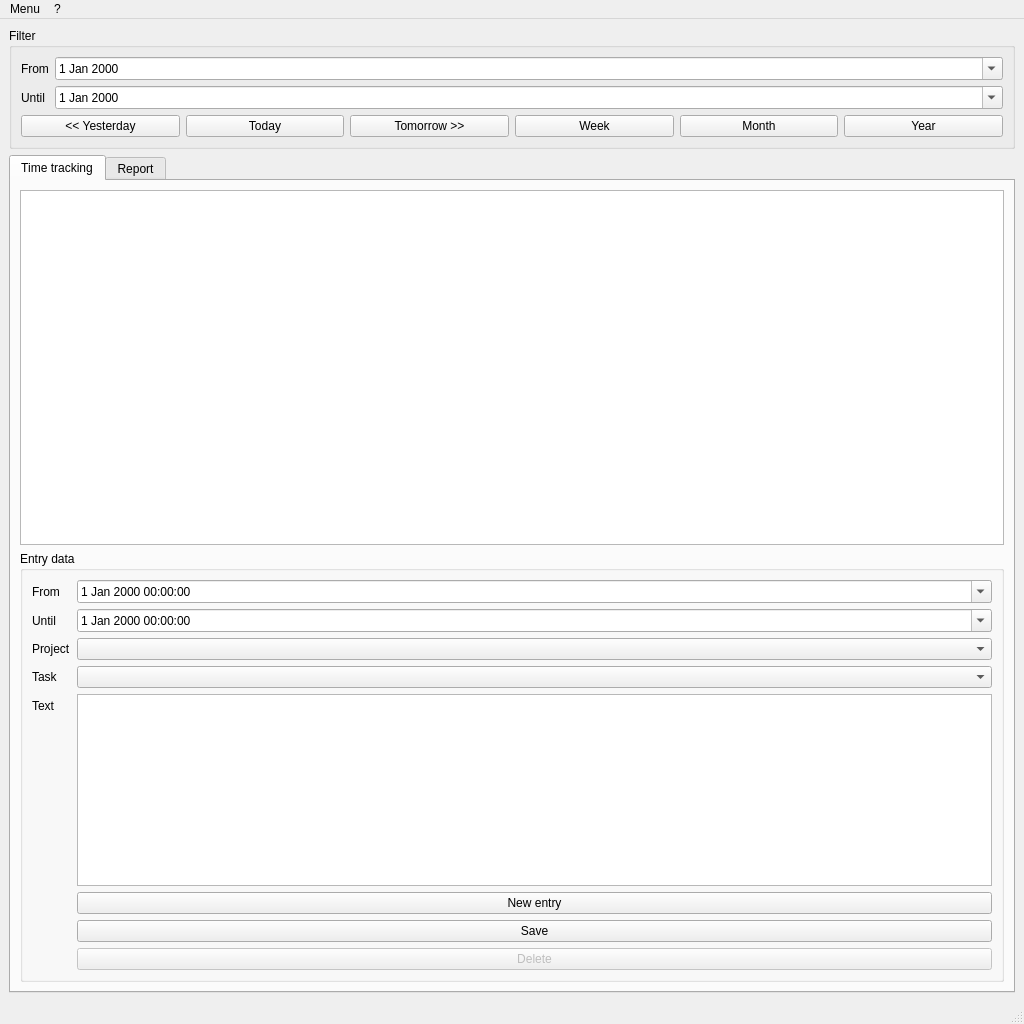
<?xml version="1.0" encoding="UTF-8"?>
<ui version="4.0">
 <class>MainWindow</class>
 <widget class="QMainWindow" name="MainWindow">
  <property name="geometry">
   <rect>
    <x>0</x>
    <y>0</y>
    <width>1024</width>
    <height>1024</height>
   </rect>
  </property>
  <property name="windowTitle">
   <string>TimeTracker</string>
  </property>
  <widget class="QWidget" name="centralwidget">
   <layout class="QVBoxLayout" name="verticalLayout">
    <item>
     <widget class="QGroupBox" name="grpFilter">
      <property name="title">
       <string>Filter</string>
      </property>
      <layout class="QHBoxLayout" name="horizontalLayout">
       <item>
        <layout class="QVBoxLayout" name="verticalLayout_3">
         <item>
          <layout class="QGridLayout" name="gridLayout"/>
         </item>
         <item>
          <layout class="QFormLayout" name="formLayout_2">
           <item row="0" column="0">
            <widget class="QLabel" name="label_6">
             <property name="text">
              <string>From</string>
             </property>
            </widget>
           </item>
           <item row="0" column="1">
            <widget class="QDateEdit" name="dtFilterStart">
             <property name="calendarPopup">
              <bool>true</bool>
             </property>
            </widget>
           </item>
           <item row="1" column="0">
            <widget class="QLabel" name="label_7">
             <property name="text">
              <string>Until</string>
             </property>
            </widget>
           </item>
           <item row="1" column="1">
            <widget class="QDateEdit" name="dtFilterEnd">
             <property name="calendarPopup">
              <bool>true</bool>
             </property>
            </widget>
           </item>
          </layout>
         </item>
         <item>
          <layout class="QHBoxLayout" name="horizontalLayout_2">
           <item>
            <widget class="QPushButton" name="btnFilterYesterday">
             <property name="text">
              <string>&lt;&lt; Yesterday</string>
             </property>
            </widget>
           </item>
           <item>
            <widget class="QPushButton" name="btnFilterToday">
             <property name="text">
              <string>Today</string>
             </property>
            </widget>
           </item>
           <item>
            <widget class="QPushButton" name="btnFilterTomorrow">
             <property name="text">
              <string>Tomorrow &gt;&gt;</string>
             </property>
            </widget>
           </item>
           <item>
            <widget class="QPushButton" name="btnFilterWeek">
             <property name="text">
              <string>Week</string>
             </property>
            </widget>
           </item>
           <item>
            <widget class="QPushButton" name="btnFilterMonth">
             <property name="text">
              <string>Month</string>
             </property>
            </widget>
           </item>
           <item>
            <widget class="QPushButton" name="btnFilterYear">
             <property name="text">
              <string>Year</string>
             </property>
            </widget>
           </item>
          </layout>
         </item>
        </layout>
       </item>
      </layout>
     </widget>
    </item>
    <item>
     <widget class="QTabWidget" name="tabMain">
      <property name="currentIndex">
       <number>0</number>
      </property>
      <property name="tabsClosable">
       <bool>false</bool>
      </property>
      <widget class="QWidget" name="tabEnterData">
       <attribute name="title">
        <string>Time tracking</string>
       </attribute>
       <layout class="QVBoxLayout" name="verticalLayout_2">
        <item>
         <widget class="QTableView" name="tblCurrentData">
          <property name="selectionMode">
           <enum>QAbstractItemView::SingleSelection</enum>
          </property>
          <property name="selectionBehavior">
           <enum>QAbstractItemView::SelectRows</enum>
          </property>
         </widget>
        </item>
        <item>
         <widget class="QGroupBox" name="grpData">
          <property name="title">
           <string>Entry data</string>
          </property>
          <layout class="QFormLayout" name="formLayout">
           <item row="0" column="0">
            <widget class="QLabel" name="label">
             <property name="text">
              <string>From</string>
             </property>
            </widget>
           </item>
           <item row="0" column="1">
            <widget class="QDateTimeEdit" name="dtFrom">
             <property name="calendarPopup">
              <bool>true</bool>
             </property>
            </widget>
           </item>
           <item row="1" column="0">
            <widget class="QLabel" name="label_2">
             <property name="text">
              <string>Until</string>
             </property>
            </widget>
           </item>
           <item row="2" column="0">
            <widget class="QLabel" name="label_3">
             <property name="text">
              <string>Project</string>
             </property>
            </widget>
           </item>
           <item row="2" column="1">
            <widget class="QComboBox" name="cboProject"/>
           </item>
           <item row="3" column="0">
            <widget class="QLabel" name="label_4">
             <property name="text">
              <string>Task</string>
             </property>
            </widget>
           </item>
           <item row="3" column="1">
            <widget class="QComboBox" name="cboTask"/>
           </item>
           <item row="4" column="0">
            <widget class="QLabel" name="label_5">
             <property name="text">
              <string>Text</string>
             </property>
            </widget>
           </item>
           <item row="4" column="1">
            <widget class="QTextEdit" name="txtContent"/>
           </item>
           <item row="5" column="1">
            <widget class="QPushButton" name="btnNew">
             <property name="text">
              <string>New entry</string>
             </property>
            </widget>
           </item>
           <item row="6" column="1">
            <widget class="QPushButton" name="btnSave">
             <property name="text">
              <string>Save</string>
             </property>
            </widget>
           </item>
           <item row="7" column="1">
            <widget class="QPushButton" name="btnDelete">
             <property name="enabled">
              <bool>false</bool>
             </property>
             <property name="text">
              <string>Delete</string>
             </property>
            </widget>
           </item>
           <item row="1" column="1">
            <widget class="QDateTimeEdit" name="dtUntil">
             <property name="calendarPopup">
              <bool>true</bool>
             </property>
            </widget>
           </item>
          </layout>
         </widget>
        </item>
       </layout>
      </widget>
      <widget class="QWidget" name="tabReport">
       <attribute name="title">
        <string>Report</string>
       </attribute>
       <layout class="QHBoxLayout" name="horizontalLayout_6">
        <item>
         <widget class="QChartView" name="chrtView"/>
        </item>
        <item alignment="Qt::AlignTop">
         <widget class="QPushButton" name="btnExport">
          <property name="text">
           <string>Export data to CSV</string>
          </property>
         </widget>
        </item>
       </layout>
      </widget>
     </widget>
    </item>
   </layout>
  </widget>
  <widget class="QMenuBar" name="menuBar">
   <property name="geometry">
    <rect>
     <x>0</x>
     <y>0</y>
     <width>1024</width>
     <height>26</height>
    </rect>
   </property>
   <widget class="QMenu" name="menuAdministration">
    <property name="title">
     <string>Menu</string>
    </property>
    <addaction name="actionCreate_new_database_file"/>
    <addaction name="actionManage_projects_and_tasks"/>
    <addaction name="separator"/>
    <addaction name="actionExit"/>
   </widget>
   <widget class="QMenu" name="menu">
    <property name="title">
     <string>?</string>
    </property>
    <addaction name="actionAbout"/>
   </widget>
   <addaction name="menuAdministration"/>
   <addaction name="menu"/>
  </widget>
  <widget class="QStatusBar" name="statusBar"/>
  <action name="actionManage_projects_and_tasks">
   <property name="text">
    <string>Manage projects and tasks</string>
   </property>
  </action>
  <action name="actionAbout">
   <property name="text">
    <string>About</string>
   </property>
  </action>
  <action name="actionCreate_new_database_file">
   <property name="text">
    <string>Create new database file</string>
   </property>
  </action>
  <action name="actionExit">
   <property name="text">
    <string>Exit</string>
   </property>
  </action>
 </widget>
 <customwidgets>
  <customwidget>
   <class>QChartView</class>
   <extends>QGraphicsView</extends>
   <header>QtCharts</header>
  </customwidget>
 </customwidgets>
 <resources/>
 <connections/>
</ui>
